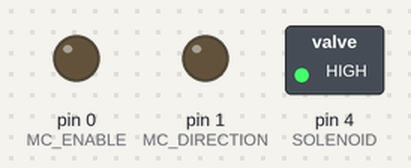
Recording of a sketch running on a simulated Arduino Uno, built with avr-gcc and run on an emulated ATmega328P. Parts: switched loads named in the sketch (green lamp = pin HIGH), output pins drawn as LEDs (lit = HIGH).

Above: at 0.1 s.
At 2.1 s:
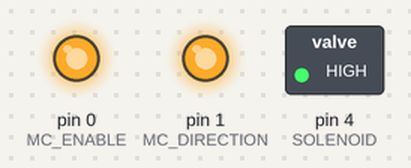
At 28.1 s:
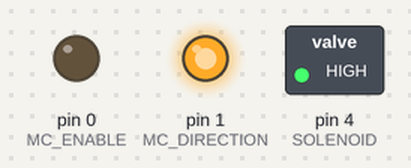
At 30.1 s:
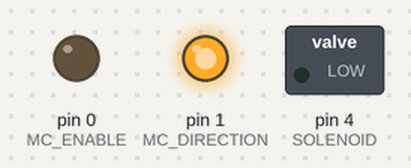
At 34.1 s:
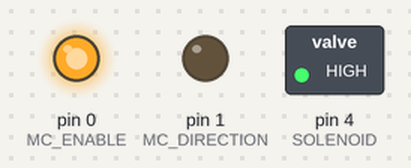
Timing chart, 0 to 35.6 s (numbered marks = the images above):
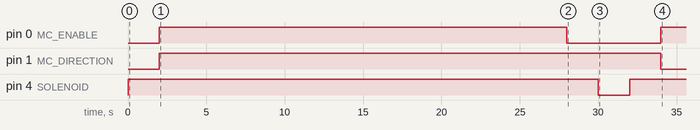

Measured:
- by itself, pin 0 (MC_ENABLE): LOW → HIGH at 2.0 s, → LOW 26.0 s later, → HIGH 6.0 s later
- by itself, pin 1 (MC_DIRECTION): LOW → HIGH at 2.0 s, → LOW 32.0 s later
- by itself, pin 4 (SOLENOID): LOW → HIGH at 0.00 s, → LOW 30.0 s later, → HIGH 2.0 s later

The sketch:

mission-2-electric-boogaloo.ino
```cpp
#define MC_ENABLE 0
#define MC_DIRECTION 1
#define SOLENOID 4
#define START_WAIT 2000 //2 seconds
unsigned long seconds = 1000;
unsigned long duration = 26;
void setup() {
  pinMode(SOLENOID, OUTPUT);
  pinMode(MC_ENABLE, OUTPUT);
  pinMode(MC_DIRECTION, OUTPUT);
}

void loop() {
 expandBellows();
 delay(START_WAIT);
 contractBellows();
}

void expandBellows() {
  digitalWrite(SOLENOID, HIGH);
  delay(START_WAIT);
  unsigned long starttime = millis();
  unsigned long endtime = starttime;
  digitalWrite(MC_DIRECTION, HIGH);
  digitalWrite(MC_ENABLE, HIGH);
  while((endtime - starttime) <= seconds*duration) {
    endtime = millis();
  }
  digitalWrite(MC_ENABLE, LOW);
  delay(START_WAIT);
  digitalWrite(SOLENOID, LOW);
}

void contractBellows() {
  digitalWrite(SOLENOID, HIGH);
  delay(START_WAIT);
  unsigned long starttime = millis();
  unsigned long endtime = starttime;
  digitalWrite(MC_DIRECTION, LOW);
  digitalWrite(MC_ENABLE, HIGH);
  while((endtime - starttime) <= seconds*duration) {
    endtime = millis();
  }
  digitalWrite(MC_ENABLE, LOW);
  delay(START_WAIT);
  digitalWrite(SOLENOID, LOW);
}
```
